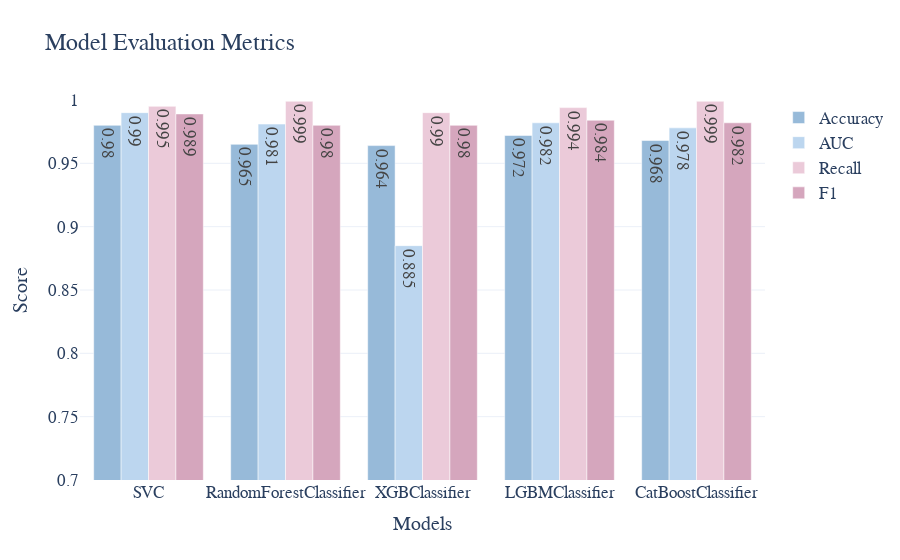

Notebook source saved alongside this figure:
### Code cell
plot_model_score(model_names, metrics_dict, 'Model Evaluation Metrics')

### Figure 1 — Plotly figure (JSON) as saved in the notebook; plotly's stock layout.template omitted (floating-point values rounded to 4 significant figures)
{"data": [{"marker": {"color": "#97bad9"}, "name": "Accuracy", "text": [0.98, 0.965, 0.964, 0.972, 0.968], "type": "bar", "x": ["SVC", "RandomForestClassifier", "XGBClassifier", "LGBMClassifier", "CatBoostClassifier"], "y": [0.98, 0.965, 0.964, 0.972, 0.968]}, {"marker": {"color": "#bcd6ef"}, "name": "AUC", "text": [0.99, 0.981, 0.885, 0.982, 0.978], "type": "bar", "x": ["SVC", "RandomForestClassifier", "XGBClassifier", "LGBMClassifier", "CatBoostClassifier"], "y": [0.99, 0.981, 0.885, 0.982, 0.978]}, {"marker": {"color": "#ebcad9"}, "name": "Recall", "text": [0.995, 0.999, 0.99, 0.994, 0.999], "type": "bar", "x": ["SVC", "RandomForestClassifier", "XGBClassifier", "LGBMClassifier", "CatBoostClassifier"], "y": [0.995, 0.999, 0.99, 0.994, 0.999]}, {"marker": {"color": "#d5a6bd"}, "name": "F1", "text": [0.989, 0.98, 0.98, 0.984, 0.982], "type": "bar", "x": ["SVC", "RandomForestClassifier", "XGBClassifier", "LGBMClassifier", "CatBoostClassifier"], "y": [0.989, 0.98, 0.98, 0.984, 0.982]}], "layout": {"font": {"family": "Franklin Gothic", "size": 17}, "title": {"text": "Model Evaluation Metrics"}, "xaxis": {"title": {"text": "Models"}}, "yaxis": {"range": [0.7, 1], "title": {"text": "Score"}}}}
